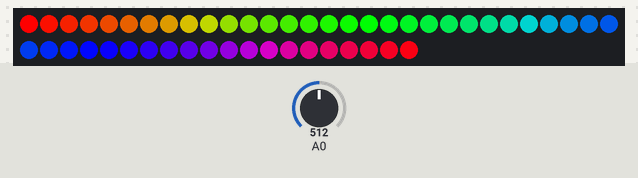
Recording of a sketch running on a simulated Arduino Uno, built with avr-gcc and run on an emulated ATmega328P. Parts: 50 RGB LEDs in strip order, left to right, continuing on the next row. The test bench sets the inputs (shaded band); at power-on: A0 = 512.

Above: at 1.2 s.
1.3 s: A0 set to 160
At 2.2 s:
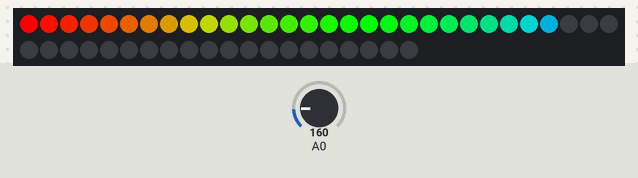
2.8 s: A0 set to 90
At 3.8 s:
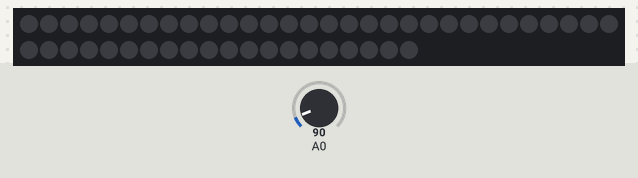
4.3 s: A0 set to 110
5.8 s: A0 set to 75
7.3 s: A0 set to 120
At 8.3 s:
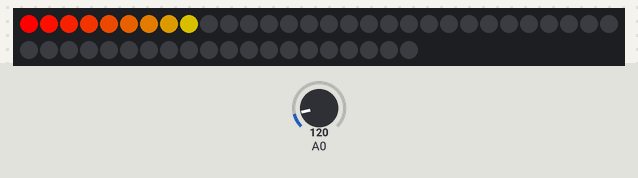
10.3 s: A0 set to 0
At 10.82 s:
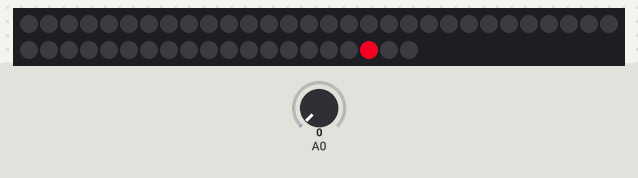
Timing chart, 0 to 13.3 s (numbered marks = the images above; inputs shaded):
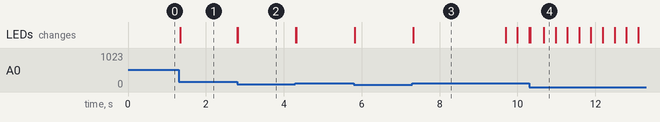

Measured:
- after the input at 1.3 s, the LEDs: change at once (image 1)
- after the input at 2.8 s, the LEDs: first change at once (image 2 shows a later state)
- after the input at 7.3 s, the LEDs: change at once (image 3)
- after the input at 10.3 s, the LEDs: first change at once (image 4 shows a later state)

The sketch:

vu_meter.ino
```cpp
#include <Adafruit_NeoPixel.h>

#define PIN 6

// Parameter 1 = number of pixels in strip
// Parameter 2 = pin number (most are valid)
// Parameter 3 = pixel type flags, add together as needed:
//   NEO_KHZ800  800 KHz bitstream (most NeoPixel products w/WS2812 LEDs)
//   NEO_KHZ400  400 KHz (classic 'v1' (not v2) FLORA pixels, WS2811 drivers)
//   NEO_GRB     Pixels are wired for GRB bitstream (most NeoPixel products)
//   NEO_RGB     Pixels are wired for RGB bitstream (v1 FLORA pixels, not v2)
Adafruit_NeoPixel strip = Adafruit_NeoPixel(50, PIN, NEO_GRB + NEO_KHZ800);

const int sampleWindow = 10; // Sample window width in mS (50 mS = 20Hz)
unsigned int sample;
int maximum = 110;
int peak;
int dotCount;
#define PEAK_FALL 4  // Rate of peak falling dot

void setup()
{
  strip.begin();
  strip.show(); // Initialize all pixels to 'off'
}

void loop()
{
   unsigned long startMillis= millis();  // Start of sample window
   unsigned int peakToPeak = 0;   // peak-to-peak level

   unsigned int signalMax = 0;
   unsigned int signalMin = 100;

   // collect data for 50 mS
   while (millis() - startMillis < sampleWindow)
   {
      sample = analogRead(0);
      if (sample < 1024)  // toss out spurious readings
      {
         if (sample > signalMax)
         {
            signalMax = sample;  // save just the max levels
         }
         else if (sample < signalMin)
         {
            signalMin = sample;  // save just the min levels
         }
      }
   }
   peakToPeak = signalMax - signalMin;  // max - min = peak-peak amplitude

   int led = map(peakToPeak, 0, maximum, 0, strip.numPixels()) -1;

   for(int i; i <= led; i++)
   {
     int color = map(i, 0, strip.numPixels(), 0, 255);
     strip.setPixelColor(i, Wheel(color));

   }

   for(int i = strip.numPixels() ; i > led; i--)
   {
     strip.setPixelColor(i, 0);

   }
  strip.show();

  if(led > peak)  peak = led; // Keep 'peak' dot at top

   if(peak > 0 && peak <= strip.numPixels()-1) strip.setPixelColor(peak,Wheel(map(peak,0,strip.numPixels()-1,0,255)));

   strip.show();

// Every few frames, make the peak pixel drop by 1:

    if(++dotCount >= PEAK_FALL) { //fall rate

      if(peak > 0) peak--;
      dotCount = 0;
    }

}

uint32_t Wheel(byte WheelPos) {
  WheelPos = 255 - WheelPos;
  if(WheelPos < 85) {
   return strip.Color(255 - WheelPos * 3, 0, WheelPos * 3);
  } else if(WheelPos < 170) {
    WheelPos -= 85;
   return strip.Color(0, WheelPos * 3, 255 - WheelPos * 3);
  } else {
   WheelPos -= 170;
   return strip.Color(WheelPos * 3, 255 - WheelPos * 3, 0);
  }
}

void colorWipe(uint32_t c, uint8_t wait) {
  for(uint16_t i=0; i<strip.numPixels(); i++) {
    strip.setPixelColor(i, c);
    strip.show();
    delay(wait);
  }
}
```
